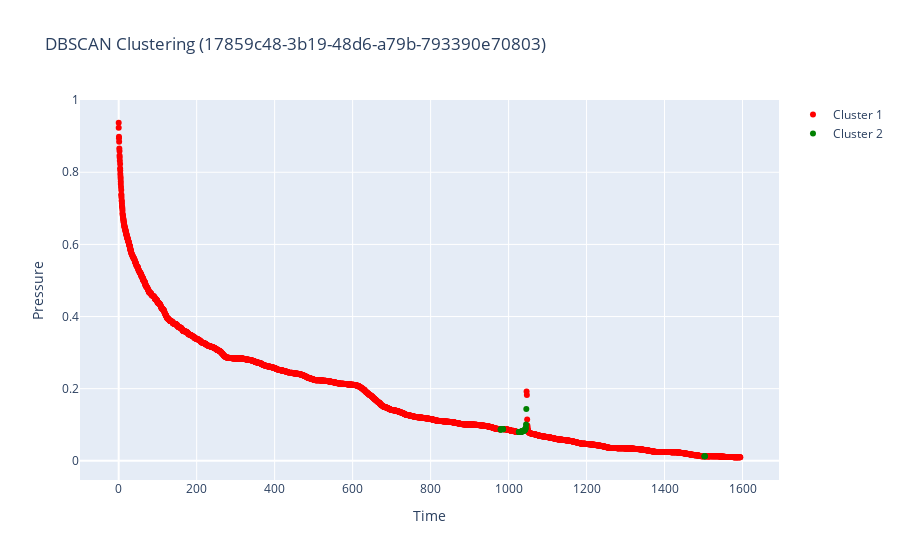

Write notebook code for a chart like this one.
### Markdown cell above
## Сырая кластеризация

### Code cell
filename, recovery, drop, clust_df = process_file(filename, DATA_PATH)
plot_data(clust_df, filename)

### Figure 1 — Plotly figure (JSON) as saved in the notebook; plotly's stock layout.template omitted (floating-point values rounded to 4 significant figures; data arrays with more than 128 entries replaced by an {"elided": "..."} marker saying what was removed)
{"data": [{"marker": {"color": "red", "size": 6, "symbol": "circle"}, "mode": "markers", "name": "Cluster 1", "type": "scatter", "x": {"elided": "2591 float values"}, "y": {"elided": "2591 float values"}}, {"marker": {"color": "green", "size": 6, "symbol": "circle"}, "mode": "markers", "name": "Cluster 2", "type": "scatter", "x": [979.5, 980.1, 980.8, 981.5, 982.1, 982.6, 983.2, 983.8, 984.3, 984.9, 985.4, 986.0, 1026.0, 1027.0, 1027.0, 1028.0, 1029.0, 1029.0, 1030.0, 1031.0, 1031.0, 1032.0, 1032.0, 1033.0, 1033.0, 1033.0, 1034.0, 1034.0, 1035.0, 1036.0, 1037.0, 1037.0, 1038.0, 1039.0, 1040.0, 1041.0, 1041.0, 1042.0, 1043.0, 1044.0, 1044.0, 1045.0, 1045.0, 1502.0, 1503.0, 1503.0, 1504.0], "y": [0.08715, 0.08705, 0.08695, 0.0875, 0.08793, 0.08782, 0.08796, 0.08793, 0.08794, 0.08791, 0.08786, 0.08782, 0.07991, 0.07993, 0.07997, 0.08002, 0.08008, 0.08015, 0.08023, 0.08031, 0.08041, 0.08052, 0.08063, 0.08076, 0.0809, 0.08105, 0.08123, 0.08143, 0.08165, 0.08188, 0.08212, 0.08238, 0.08271, 0.08312, 0.08365, 0.08437, 0.0852, 0.086, 0.0869, 0.08931, 0.09173, 0.1007, 0.1436, 0.01257, 0.01258, 0.01257, 0.01256]}], "layout": {"showlegend": true, "title": {"text": "DBSCAN Clustering (17859c48-3b19-48d6-a79b-793390e70803)"}, "xaxis": {"title": {"text": "Time"}}, "yaxis": {"title": {"text": "Pressure"}}}}
